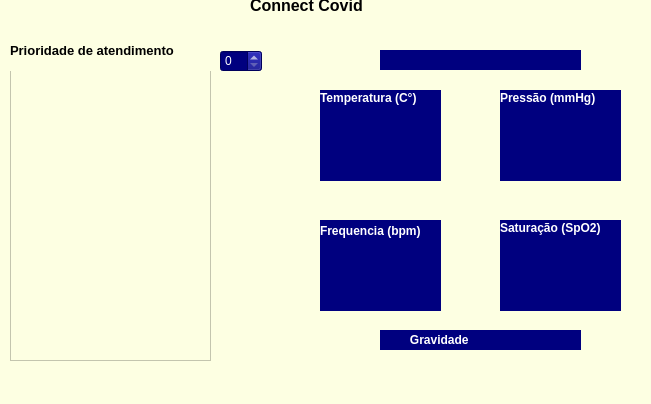
<?xml version="1.0" encoding="UTF-8"?>
<ui version="4.0">
 <class>MainWindow</class>
 <widget class="QMainWindow" name="MainWindow">
  <property name="geometry">
   <rect>
    <x>0</x>
    <y>0</y>
    <width>651</width>
    <height>404</height>
   </rect>
  </property>
  <property name="windowTitle">
   <string>MainWindow</string>
  </property>
  <property name="styleSheet">
   <string notr="true">
background-color:rgb(253, 255, 226)</string>
  </property>
  <widget class="QWidget" name="centralwidget">
   <widget class="QLabel" name="label_titulo">
    <property name="geometry">
     <rect>
      <x>250</x>
      <y>-10</y>
      <width>181</width>
      <height>31</height>
     </rect>
    </property>
    <property name="font">
     <font>
      <pointsize>12</pointsize>
      <weight>75</weight>
      <bold>true</bold>
     </font>
    </property>
    <property name="styleSheet">
     <string notr="true">color: rgb(0,0,0);</string>
    </property>
    <property name="text">
     <string>Connect Covid</string>
    </property>
   </widget>
   <widget class="QListWidget" name="listWidget_pacientes">
    <property name="geometry">
     <rect>
      <x>10</x>
      <y>70</y>
      <width>201</width>
      <height>291</height>
     </rect>
    </property>
   </widget>
   <widget class="QLabel" name="label_temperatura">
    <property name="geometry">
     <rect>
      <x>320</x>
      <y>90</y>
      <width>121</width>
      <height>91</height>
     </rect>
    </property>
    <property name="mouseTracking">
     <bool>false</bool>
    </property>
    <property name="styleSheet">
     <string notr="true">color: rgb(255, 255, 255);
background-color: rgb(0, 0, 127);</string>
    </property>
    <property name="text">
     <string/>
    </property>
    <property name="alignment">
     <set>Qt::AlignCenter</set>
    </property>
   </widget>
   <widget class="QLabel" name="label_frequencia">
    <property name="geometry">
     <rect>
      <x>320</x>
      <y>220</y>
      <width>121</width>
      <height>91</height>
     </rect>
    </property>
    <property name="styleSheet">
     <string notr="true">color: rgb(255, 255, 255);
background-color: rgb(0, 0, 127);</string>
    </property>
    <property name="text">
     <string/>
    </property>
    <property name="alignment">
     <set>Qt::AlignCenter</set>
    </property>
   </widget>
   <widget class="QLabel" name="label_pressao">
    <property name="geometry">
     <rect>
      <x>500</x>
      <y>90</y>
      <width>121</width>
      <height>91</height>
     </rect>
    </property>
    <property name="styleSheet">
     <string notr="true">color: rgb(255, 255, 255);
background-color: rgb(0, 0, 127);</string>
    </property>
    <property name="text">
     <string/>
    </property>
    <property name="alignment">
     <set>Qt::AlignCenter</set>
    </property>
   </widget>
   <widget class="QLabel" name="label_saturacao">
    <property name="geometry">
     <rect>
      <x>500</x>
      <y>220</y>
      <width>121</width>
      <height>91</height>
     </rect>
    </property>
    <property name="styleSheet">
     <string notr="true">color: rgb(255, 255, 255);
background-color: rgb(0, 0, 127);</string>
    </property>
    <property name="text">
     <string/>
    </property>
    <property name="alignment">
     <set>Qt::AlignCenter</set>
    </property>
   </widget>
   <widget class="QLabel" name="label_titulo_temperatura">
    <property name="geometry">
     <rect>
      <x>320</x>
      <y>90</y>
      <width>111</width>
      <height>16</height>
     </rect>
    </property>
    <property name="font">
     <font>
      <pointsize>9</pointsize>
      <weight>75</weight>
      <bold>true</bold>
     </font>
    </property>
    <property name="styleSheet">
     <string notr="true">color: rgb(255, 255, 255);
background-color: rgb(0, 0, 127);</string>
    </property>
    <property name="text">
     <string>Temperatura (C°)</string>
    </property>
   </widget>
   <widget class="QLabel" name="label_titulo_pressao">
    <property name="geometry">
     <rect>
      <x>500</x>
      <y>90</y>
      <width>101</width>
      <height>16</height>
     </rect>
    </property>
    <property name="font">
     <font>
      <pointsize>9</pointsize>
      <weight>75</weight>
      <bold>true</bold>
     </font>
    </property>
    <property name="styleSheet">
     <string notr="true">color: rgb(255, 255, 255);
background-color: rgb(0, 0, 127);</string>
    </property>
    <property name="text">
     <string>Pressão (mmHg)</string>
    </property>
   </widget>
   <widget class="QLabel" name="label_titulo_freq">
    <property name="geometry">
     <rect>
      <x>320</x>
      <y>220</y>
      <width>111</width>
      <height>21</height>
     </rect>
    </property>
    <property name="font">
     <font>
      <pointsize>9</pointsize>
      <weight>75</weight>
      <bold>true</bold>
     </font>
    </property>
    <property name="styleSheet">
     <string notr="true">color: rgb(255, 255, 255);
background-color: rgb(0, 0, 127);</string>
    </property>
    <property name="text">
     <string>Frequencia (bpm)</string>
    </property>
   </widget>
   <widget class="QLabel" name="label_titulo_saturacao">
    <property name="geometry">
     <rect>
      <x>500</x>
      <y>220</y>
      <width>111</width>
      <height>16</height>
     </rect>
    </property>
    <property name="font">
     <font>
      <pointsize>9</pointsize>
      <weight>75</weight>
      <bold>true</bold>
     </font>
    </property>
    <property name="styleSheet">
     <string notr="true">color: rgb(255, 255, 255);
background-color: rgb(0, 0, 127);</string>
    </property>
    <property name="text">
     <string>Saturação (SpO2)</string>
    </property>
   </widget>
   <widget class="QLabel" name="label_titulo_2">
    <property name="geometry">
     <rect>
      <x>10</x>
      <y>30</y>
      <width>201</width>
      <height>41</height>
     </rect>
    </property>
    <property name="font">
     <font>
      <pointsize>10</pointsize>
      <weight>75</weight>
      <bold>true</bold>
     </font>
    </property>
    <property name="styleSheet">
     <string notr="true">color: rgb(0,0,0);</string>
    </property>
    <property name="text">
     <string>Prioridade de atendimento</string>
    </property>
   </widget>
   <widget class="QLabel" name="label_nomePaciente">
    <property name="geometry">
     <rect>
      <x>380</x>
      <y>50</y>
      <width>201</width>
      <height>20</height>
     </rect>
    </property>
    <property name="font">
     <font>
      <pointsize>9</pointsize>
      <weight>75</weight>
      <bold>true</bold>
     </font>
    </property>
    <property name="styleSheet">
     <string notr="true">color: rgb(255, 255, 255);
background-color: rgb(0, 0, 127);</string>
    </property>
    <property name="text">
     <string/>
    </property>
   </widget>
   <widget class="QSpinBox" name="spinBox">
    <property name="geometry">
     <rect>
      <x>220</x>
      <y>50</y>
      <width>42</width>
      <height>22</height>
     </rect>
    </property>
    <property name="styleSheet">
     <string notr="true">background-color: rgb(0, 0, 127);
font: 75 9pt &quot;MS Shell Dlg 2&quot;;
color: rgb(255, 255, 255);</string>
    </property>
   </widget>
   <widget class="QLabel" name="label_set_gravidade">
    <property name="geometry">
     <rect>
      <x>500</x>
      <y>330</y>
      <width>81</width>
      <height>20</height>
     </rect>
    </property>
    <property name="font">
     <font>
      <pointsize>9</pointsize>
      <weight>75</weight>
      <bold>true</bold>
     </font>
    </property>
    <property name="styleSheet">
     <string notr="true">color: rgb(255, 255, 255);
background-color: rgb(0, 0, 127);</string>
    </property>
    <property name="text">
     <string/>
    </property>
   </widget>
   <widget class="QLabel" name="label_nomeGravidade">
    <property name="geometry">
     <rect>
      <x>380</x>
      <y>330</y>
      <width>121</width>
      <height>20</height>
     </rect>
    </property>
    <property name="font">
     <font>
      <pointsize>9</pointsize>
      <weight>75</weight>
      <bold>true</bold>
     </font>
    </property>
    <property name="styleSheet">
     <string notr="true">color: rgb(255, 255, 255);
background-color: rgb(0, 0, 127);</string>
    </property>
    <property name="text">
     <string>         Gravidade </string>
    </property>
   </widget>
  </widget>
  <widget class="QMenuBar" name="menubar">
   <property name="geometry">
    <rect>
     <x>0</x>
     <y>0</y>
     <width>651</width>
     <height>21</height>
    </rect>
   </property>
  </widget>
  <widget class="QStatusBar" name="statusbar"/>
 </widget>
 <resources/>
 <connections/>
</ui>
